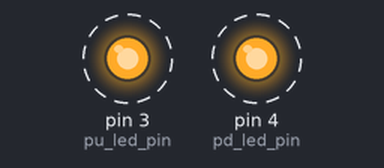
The sketch below on a simulated Arduino Uno, built with avr-gcc and run on an emulated ATmega328P. Parts: output pins drawn as LEDs (lit = HIGH). Dashed ring = blinking.

Above: at 0.5 s.
Timing chart, 0 to 4.6 s (numbered marks = the images above):
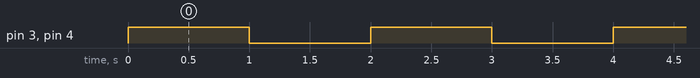

Measured:
- by itself, pin 3 (pu_led_pin), pin 4 (pd_led_pin): alternates HIGH for 1.0 s and LOW for 1.0 s

The sketch:

led1.ino
```cpp
const int pu_led_pin = 3; // 풀업 연결핀
const int pd_led_pin = 4; // 풀다운 연결핀

void setup() {
  pinMode(pu_led_pin, OUTPUT); // 풀업 LED 연결핀 출력 설정
  pinMode(pd_led_pin, OUTPUT); // 풀다운 LED 연결핀 출력 설정
}
void loop() {
  digitalWrite(pd_led_pin, HIGH); // 풀다운 LED 연결핀 HIGH 출력
  digitalWrite(pu_led_pin, HIGH); // 풀업 LED 연결핀 HIGH 출력

  delay(1000);

  digitalWrite(pd_led_pin, LOW); // 풀다운 LED 연결핀 LOW 출력
  digitalWrite(pu_led_pin, LOW); // 풀업 LED 연결핀 LOW 출력

  delay(1000);
}
```
